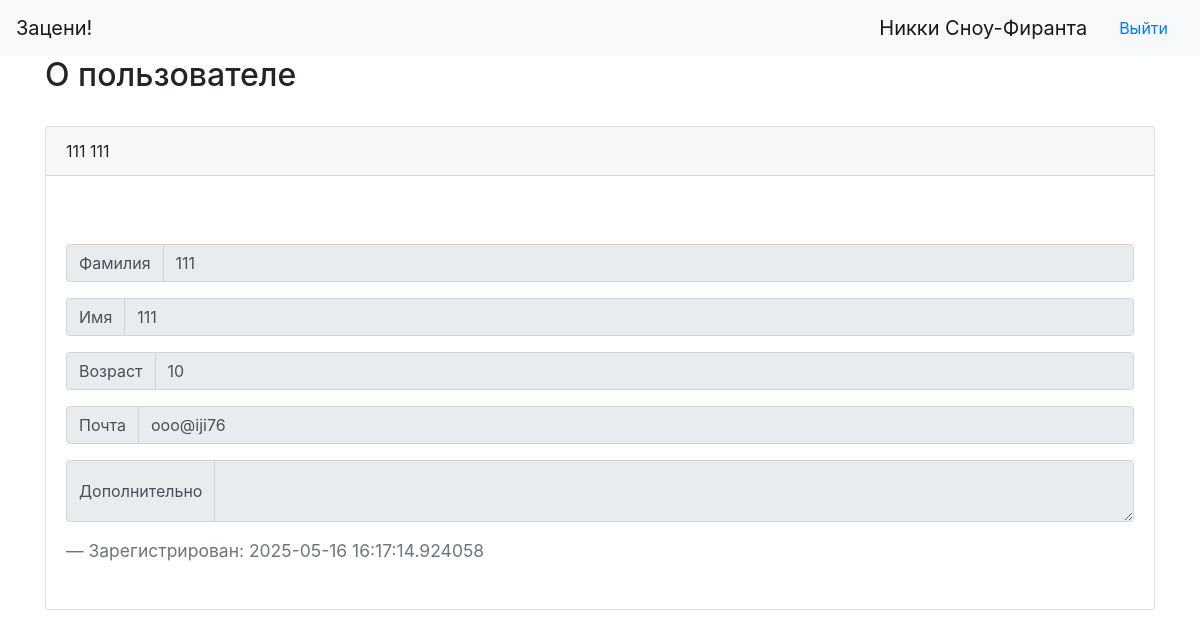
Page /user/3 (signed in) on the committed database.
### data/users.py (models this page shows, shortened)
class User(SqlAlchemyBase, UserMixin, SerializerMixin):
    __tablename__ = 'users'
    id = sqlalchemy.Column(sqlalchemy.Integer, primary_key=True, autoincrement=True)
    surname = sqlalchemy.Column(sqlalchemy.String, nullable=False)
    name = sqlalchemy.Column(sqlalchemy.String, nullable=False)
    age = sqlalchemy.Column(sqlalchemy.Integer, nullable=True)
    email = sqlalchemy.Column(sqlalchemy.String,
                              index=True, unique=True, nullable=False)
    hashed_password = sqlalchemy.Column(sqlalchemy.String, nullable=True)
    registration_date = sqlalchemy.Column(sqlalchemy.DateTime, default=datetime.datetime.now, nullable=False)
    about = sqlalchemy.Column(sqlalchemy.String, nullable=True)

### server.py (the view, shortened to what this page needs)
@app.route('/user/<int:user_id>', methods=['GET', 'POST'])
def user(user_id):
    db_sess = db_session.create_session()
    user = db_sess.query(User).get(user_id)
    if user:
        if request.method == 'GET':
            return render_template('user.html', user=user)
    return redirect('/')

### data/db_session.py (called while the page is built)
def create_session() -> Session:
    global __factory
    return __factory()

### server.py (called while the page is built)
@login_manager.user_loader
def load_user(user_id):
    db_sess = db_session.create_session()
    return db_sess.query(User).get(user_id)

### templates/user.html (shortened to what this page needs)
{% extends "base.html" %}
{% block content %}
<h2>О пользователе</h2>
<br>
<div class="card">
  <div class="card-header">
    {{user.surname}} {{user.name}}
  </div>
  <div class="card-body">
    <br>
    <br>
    <div class="input-group mb-3">
        <div class="input-group-prepend">
            <span class="input-group-text" id="surname">Фамилия</span>
        </div>
        <input type="text" name="surname" value="{{ user.surname }}" class="form-control" {% if user.id != current_user.id %}readonly{% endif %}>
    </div>
    <div class="input-group mb-3">
        <div class="input-group-prepend">
            <span class="input-group-text">Имя</span>
        </div>
        <input type="text" name="name" value="{{ user.name }}" class="form-control" {% if user.id != current_user.id %}readonly{% endif %}>
    </div>
    <div class="input-group mb-3">
        <div class="input-group-prepend">
            <span class="input-group-text">Возраст</span>
        </div>
        <input type="text" name="age" value="{{ user.age }}" class="form-control" {% if user.id != current_user.id %}readonly{% endif %}>
    </div>
    <div class="input-group mb-3">
        <div class="input-group-prepend">
            <span class="input-group-text">Почта</span>
        </div>
        <input type="email" name="email" value="{{ user.email }}" class="form-control" {% if user.id != current_user.id %}readonly{% endif %}>
    </div>
    <div class="input-group mb-3">
        <div class="input-group-prepend">
            <span class="input-group-text">Дополнительно</span>
        </div>
        <textarea class="form-control" name="about" {% if user.id != current_user.id %}readonly{% endif %}>{{ user.about }}</textarea>
    </div>
    <blockquote class="blockquote mb-0">
      <footer class="blockquote-footer">Зарегистрирован: {{ user.registration_date }}</footer>
    </blockquote>
    <br>
  </div>
</div>
{% endblock %}

### templates/base.html (shortened to what this page needs)
<!doctype html>
<html lang="en">
<head>
  <head>
    <link rel="stylesheet" href="https://cdn.jsdelivr.net/npm/bootstrap@4.6.2/dist/css/bootstrap.min.css">
    <link rel="stylesheet" href="/static/css/style.css">
</head>
<body>
<nav class="navbar navbar-expand-lg navbar-light bg-light">
  <a class="navbar-brand" href="/">Зацени!</a>
  <div class="collapse navbar-collapse" id="navbarSupportedContent">
{% if current_user.is_authenticated %}
    <a class="navbar-brand" href="/user/{{ current_user.id }}">{{ current_user.name }} {{ current_user.surname }}</a>
    <a class="nav-link" href="/logout">Выйти</a>
{% else %}
    <p>
        <a class="btn btn-primary " href="/register">Зарегистрироваться</a>
        <a class="btn btn-success" href="/login">Войти</a>
    </p>
{% endif %}
  </div>
</nav>
<main role="main" class="container">
    {% block content %}{% endblock %}
</main>
</body>
</html>

### rows in the picture
User: name "Никки", surname "Сноу-Фиранта"
User: surname "111", name "111", age "10", email "ooo@iji76", registration_date "2025-05-16 16:17:14.924058"
